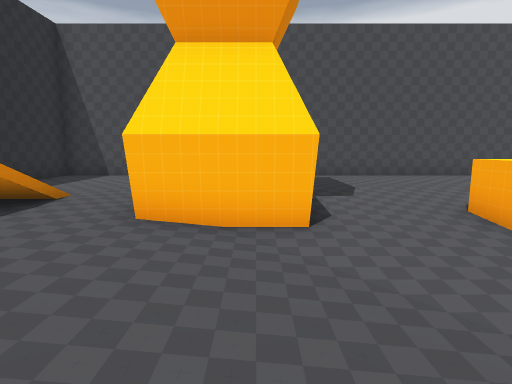
View 1 (above)

18 first-person views from a walk through a 3-D level made in the Godot game engine. The camera is 1.2 m above the floor, tilts 8° down and sees 80° across. The floor is counted in squares, 1 m on a side. Each view is taken from the middle of a square. On the plan, view 1 faces up. The plan holds only what a view shows up to about 13 squares ahead; the rest is blank. The place goes on beyond the plan.

View 2
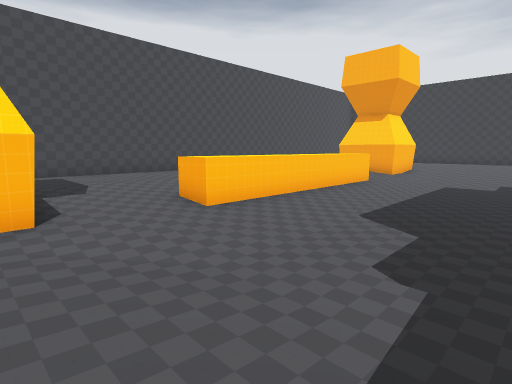

View 3
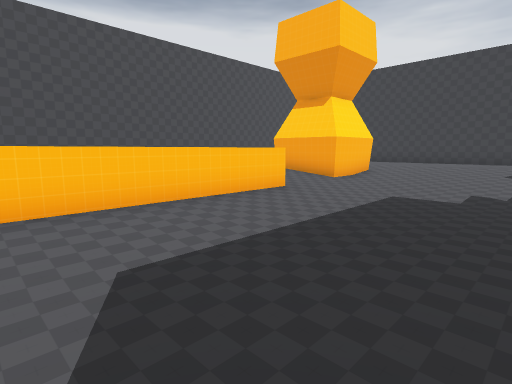

View 4
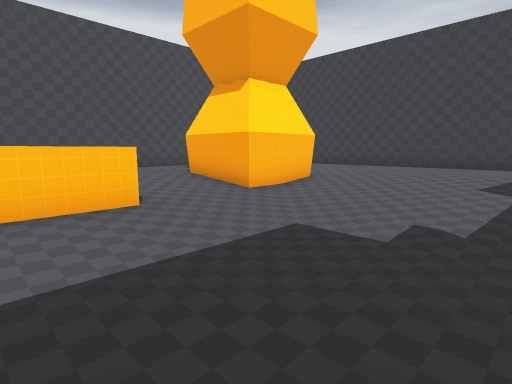

View 5
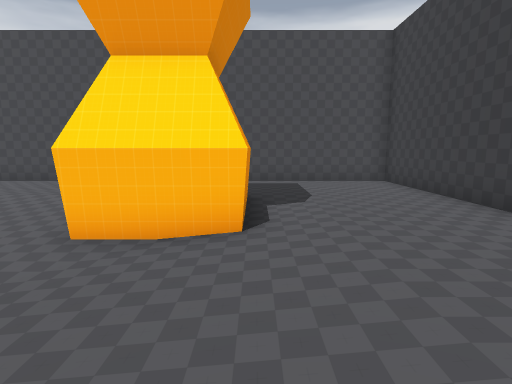

View 6
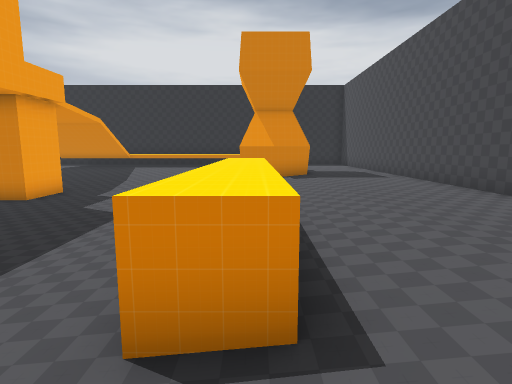

View 7
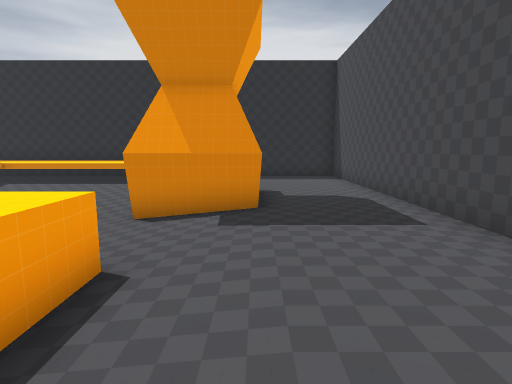

View 8
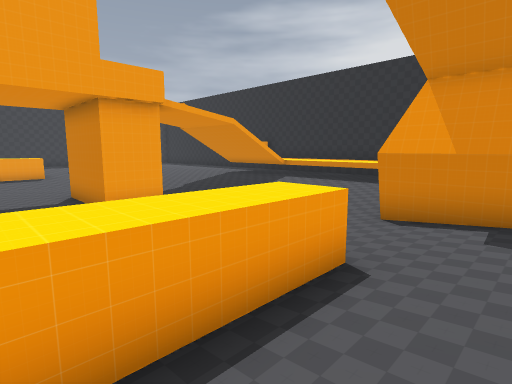

View 9
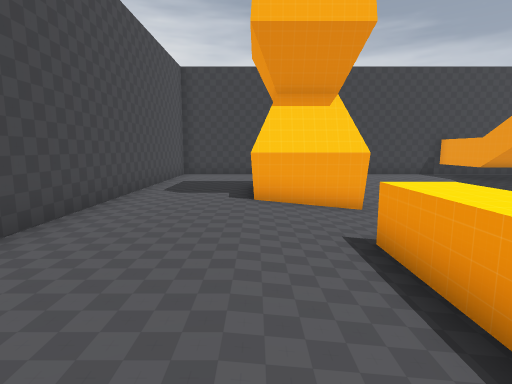

View 10
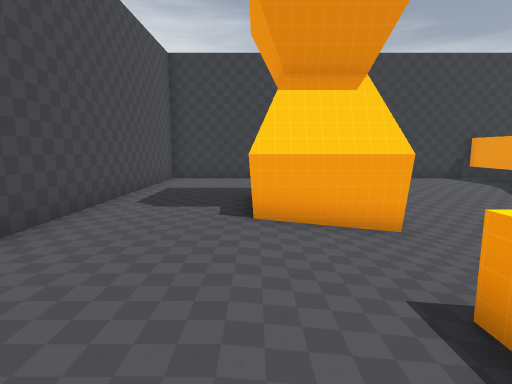

View 11
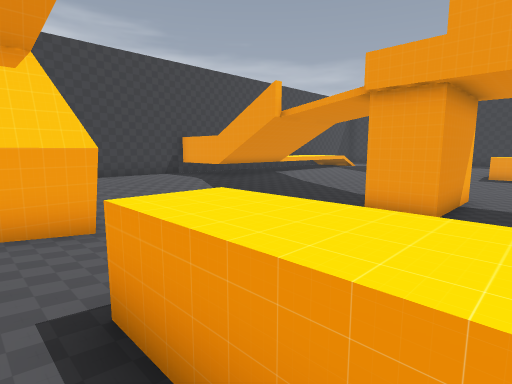

View 12
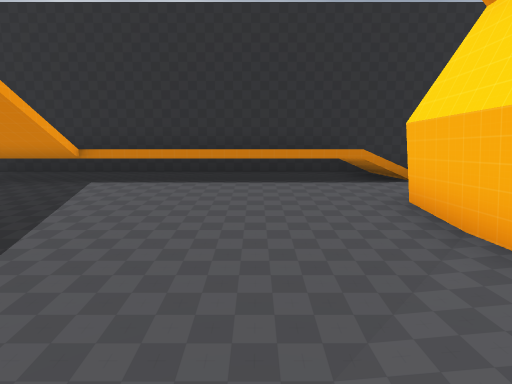

View 13
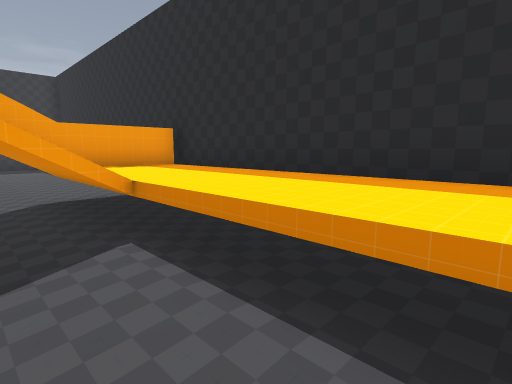

View 14
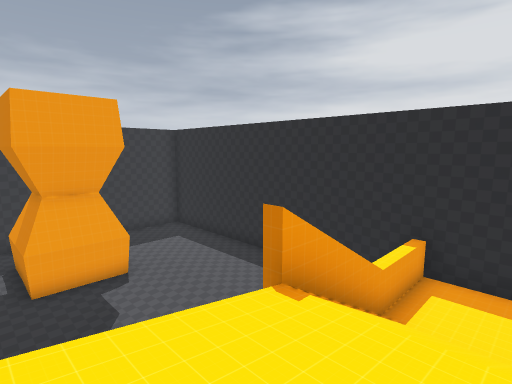

View 15
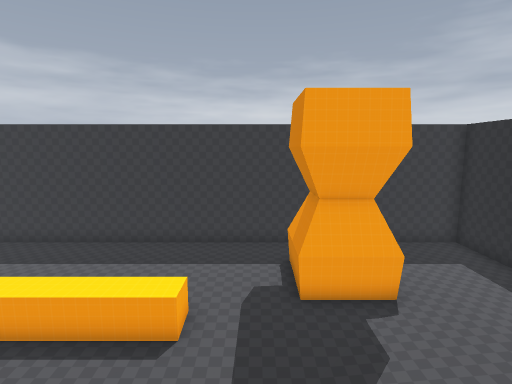

View 16
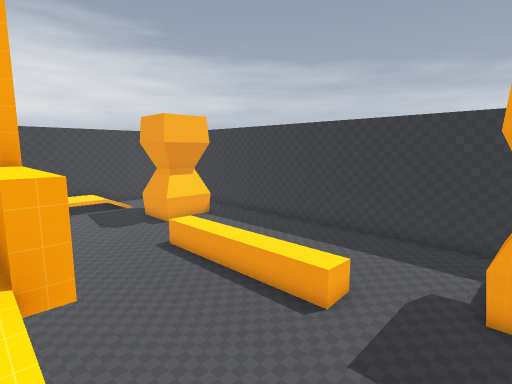

View 17
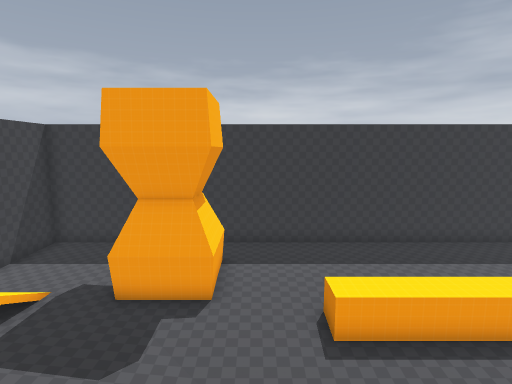

View 18
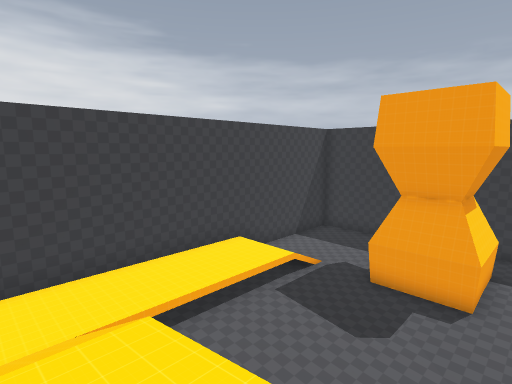

### Floor plan
Key: @ floor where view 1 was taken; # wall or solid block; . main floor; - floor 0.25 m lower than the main floor; _ floor 0.5 m lower than the main floor; : floor 0.75 m higher than the main floor; + floor 2.5 m higher than the main floor; * floor 2.75 m higher than the main floor; / step, stairs or slope; = window, fence, low wall or low ledge; ^ raised ledge.
Columns run from 7 left of view 1 to 22 right of it. Each row starts with its distance up from view 1.
 11 ##############################
 10 #............................#
  9 #............................#
  8 #............................#
  7 # ...   #............#  #....#
  6 #  ..   #............#  #....#
  5 #///.####--^^^^^^^^--####....#
  4 #  :..-----^^^^^^^^-----.....#
  3 #   ..------------------.....#
  2  #::..---____________---.....#
  1  #::..---____________---.....#
  0  #::..-@-____________---.....#
 -1  #::..---____________---.....#
 -2  #:://///*=#*     #= /+=====##
 -3  #:://// *                  #
 -4 ##:://///           * ////::#
 -5 ##^^^==+/*=#**    # * ////::#
 -6 # ...      ________       ::#
 -7 # ...      ________     ..::#
 -8 # ...      __________- -..::#
 -9 # ....   ____________---..::#
-10 #.....------------------..::#
-11 #.....-----^^^^^^^^-----..::##
-12 #.....-----^^^^^^^^-----../ /#
-13 #....####...      ...####....#
-14 #....   #............#   ....#
-15 #....   #............#   ....#
-16 #...    ..............   ....#
-17 #...    ..............    ...#
-18 #####  ################  #####

Positions as (right, up) in squares from view 1, and headings:
1: (0, 0), facing up
2: (0, -1), facing up-right
3: (5, -1), facing up-right
4: (9, -1), facing up-right
5: (17, 0), facing up
6: (13, 5), facing left
7: (7, 7), facing left
8: (7, 7), facing down-left
9: (7, 7), facing right
10: (9, 7), facing right
11: (9, 6), facing down-right
12: (3, 2), facing left
13: (-2, 2), facing down-left
14: (2, -3), facing down-left
15: (2, -5), facing down
16: (0, -5), facing down-right
17: (13, -5), facing down
18: (13, -4), facing down-right
